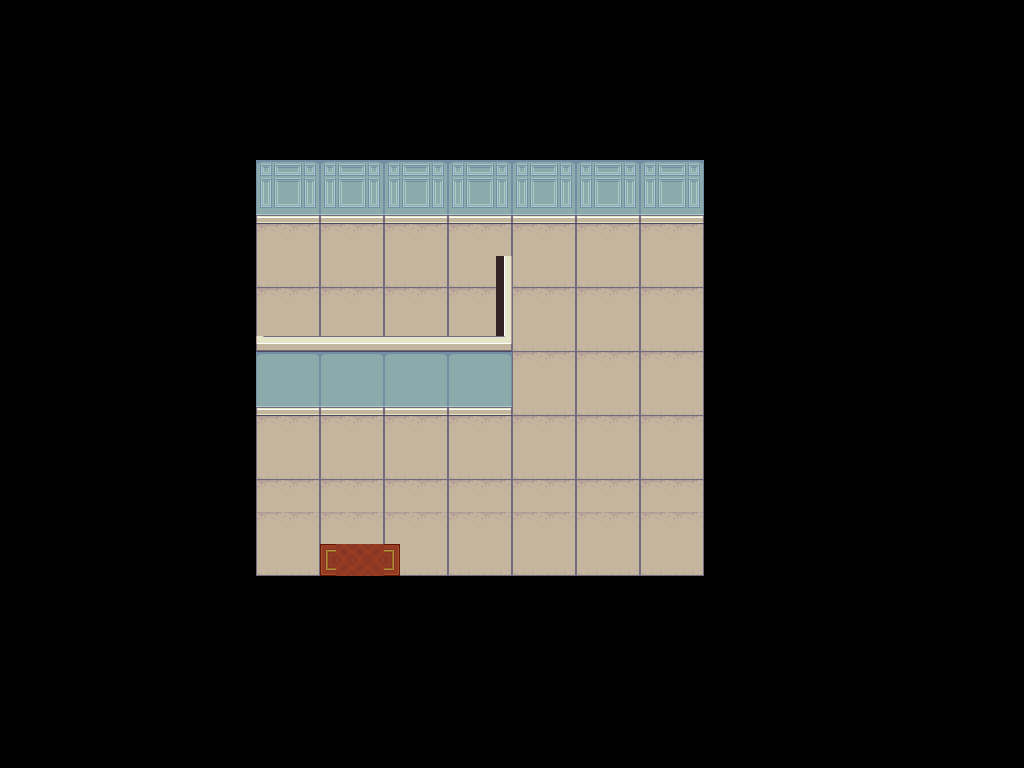

A 2D game scene composited from a Tiled map and its tileset images. What follows is a short description and the map's XML, with each tile layer's data collapsed to a summary:
An orthogonal 64x48 tile map with 16x16 px tiles, 5 tile layers (floor, walls, furniture, top, ...), 3 tilesets and 9 objects (7x collision, exit_small_house).

<map version="1.8" tiledversion="1.8.0" orientation="orthogonal" renderorder="right-down" width="64" height="48" tilewidth="16" tileheight="16" infinite="0" nextlayerid="10" nextobjectid="16">
 <tileset firstgid="1" source="insideH.tsx" />
 <tileset firstgid="726" source="floors.tsx" />
 <tileset firstgid="1494" source="walls.tsx" />
 <objectgroup id="2" name="collision">
  <object id="2" name="m" type="collision" x="0" y="2.71481" width="1018.05" height="157.459" />
  <object id="3" x="811.728" y="263.337" />
  <object id="4" name="m" type="collision" x="705.85" y="162.889" width="317.633" height="604.045" />
  <object id="7" name="m" type="collision" x="1.3574" y="578.254" width="703.136" height="188.679" />
  <object id="8" name="m" type="collision" x="0" y="-1.3574" width="256.549" height="578.254" />
  <object id="10" name="m" type="collision" x="256" y="192.5" width="447" height="32" />
  <object id="12" name="m" type="collision" x="256.118" y="385.054" width="255.241" height="28.9448" />
  <object id="13" name="m" type="collision" x="497.325" y="257.872" width="14.0339" height="158.758" />
 </objectgroup>
 <objectgroup id="8" name="enter/exit">
  <object id="14" name="exit_small_house" x="320.175" y="545.614" width="78.0702" height="28.9474" />
 </objectgroup>
 <layer id="4" name="floor" width="64" height="48">
  <data>[3072 cells, 3072 non-empty, 20 distinct tile ids]</data>
 </layer>
 <layer id="5" name="walls" width="64" height="48">
  <data>[3072 cells, 197 non-empty, 37 distinct tile ids]</data>
 </layer>
 <layer id="7" name="furniture" width="64" height="48">
  <data>[3072 cells, 10 non-empty, 8 distinct tile ids]</data>
 </layer>
 <layer id="6" name="top" width="64" height="48">
  <data>[3072 cells, 48 non-empty, 11 distinct tile ids]</data>
 </layer>
 <layer id="9" width="64" height="48">
  <data>[3072 cells, 2344 non-empty, 6 distinct tile ids]</data>
 </layer>
</map>
